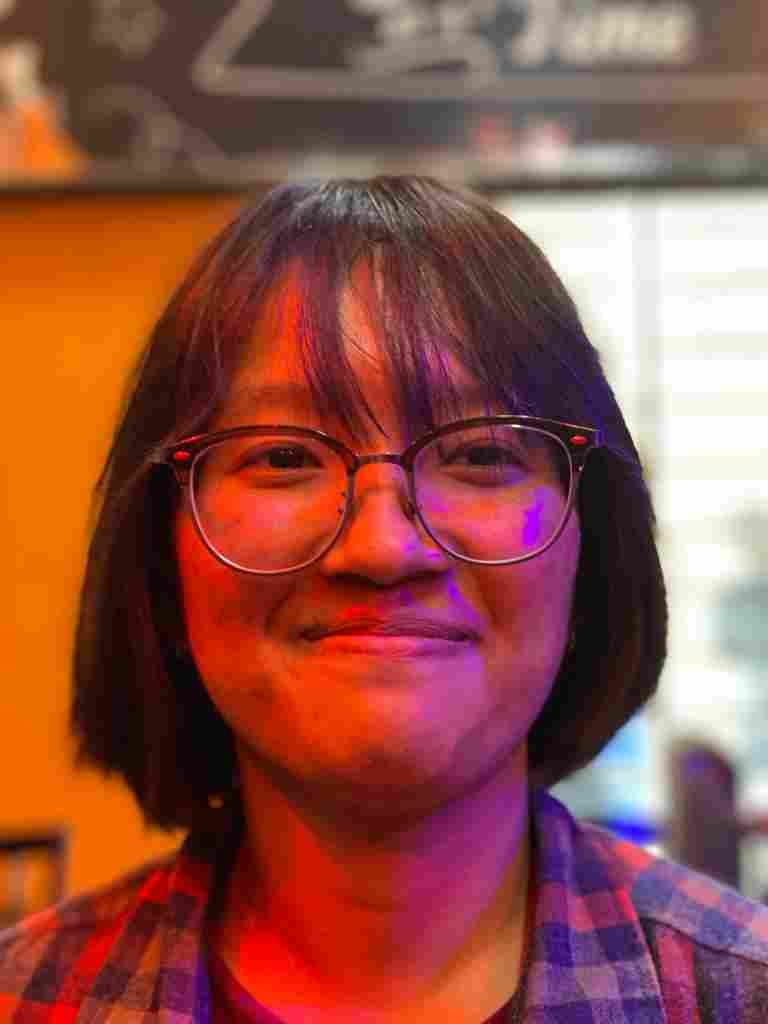
#> input picture Week 2/Basic CV commands/imageofconcern2.jpeg, 768 x 1024 px
$ python imageread.py
#> lines starting #> are read from the running program, lines starting #| are printed output that depends on the picture; after the words box and inside, x2 and y2 are one past the last pixel; in counts of white or black regions, pixels touching at a corner belong together
import cv2
import numpy as np

image = cv2.imread("imageofconcern2.jpeg", cv2.IMREAD_GRAYSCALE)
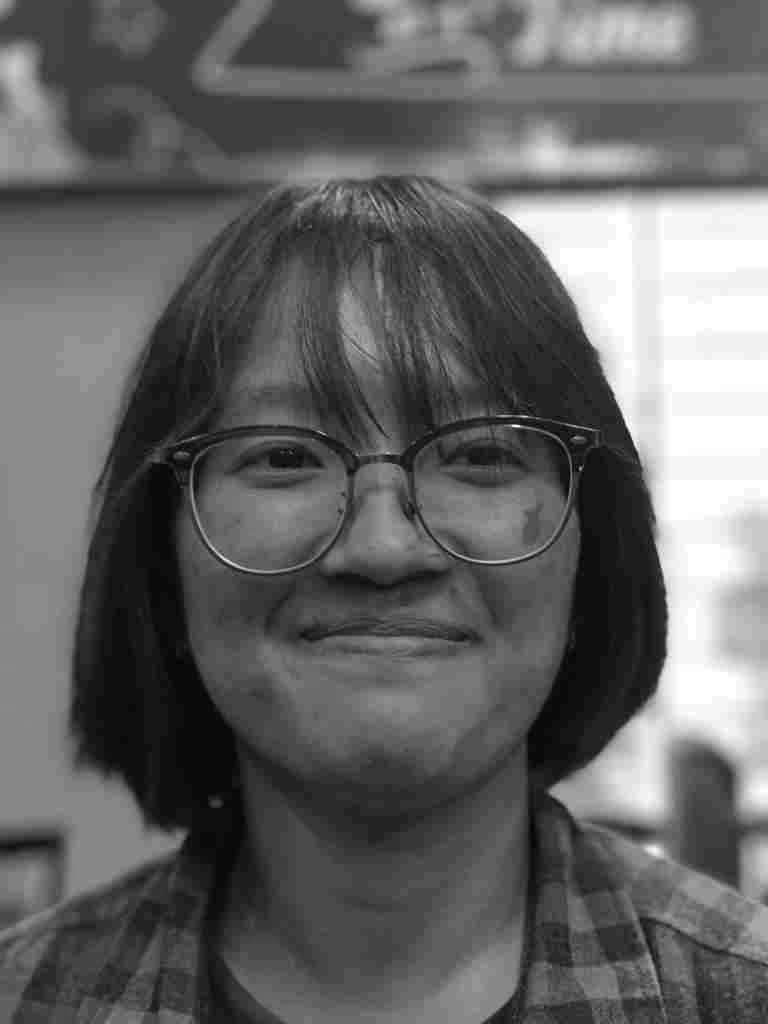
#> image: shape (1024, 768); min 0, max 255, mean 100

dx, dy = image.shape
#> dx = 1024; dy = 768

threshold = np.max(image)/2
#> threshold = 127.5

for i in range(dx):
    for j in range(dy):
        if image[i, j] >= threshold:
            image[i, j] = 255
        elif image[i, j] <= threshold:
            image[i, j] = 0
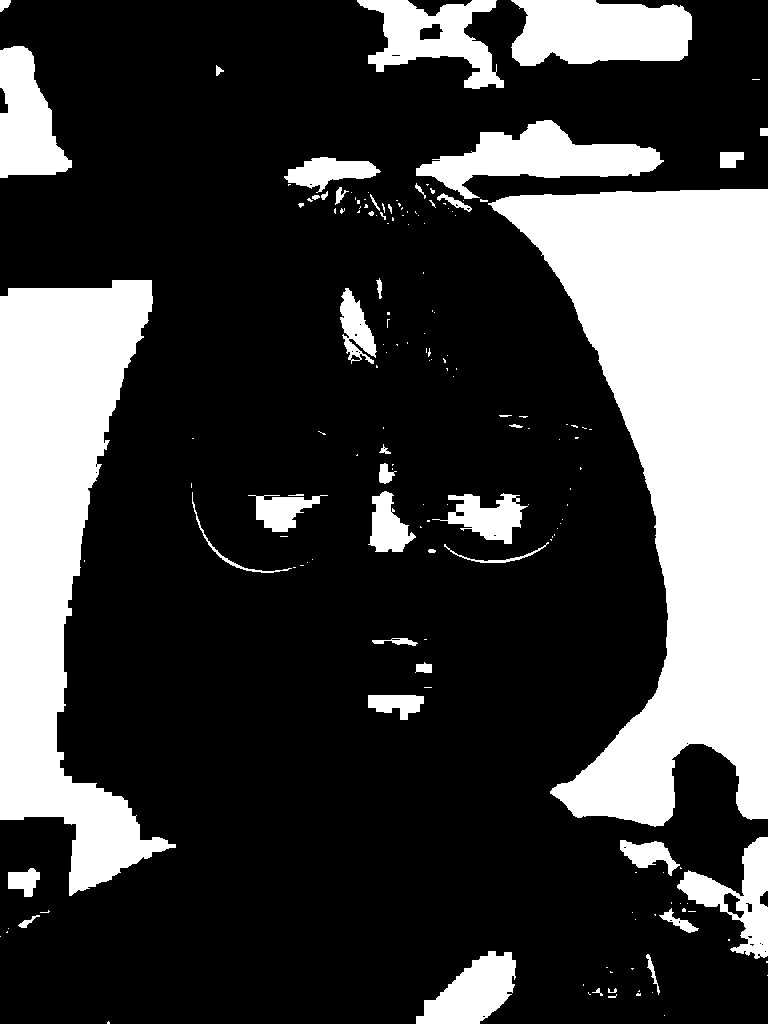
#> image: shape (1024, 768); 25.7% white; 167 white regions (122 under 20 px), largest, box (x1, y1, x2, y2) and area: (488, 189, 768, 827) 93715, (0, 280, 176, 896) 54467, (511, 0, 692, 66) 9958

cv2.imshow("KAYTEE", image)
cv2.imwrite("binaryimage.jpg", image)
cv2.waitKey(0)

$ run again, with Week 2/Basic CV commands/image.png saved as Week 2/Basic CV commands/imageofconcern2.jpeg
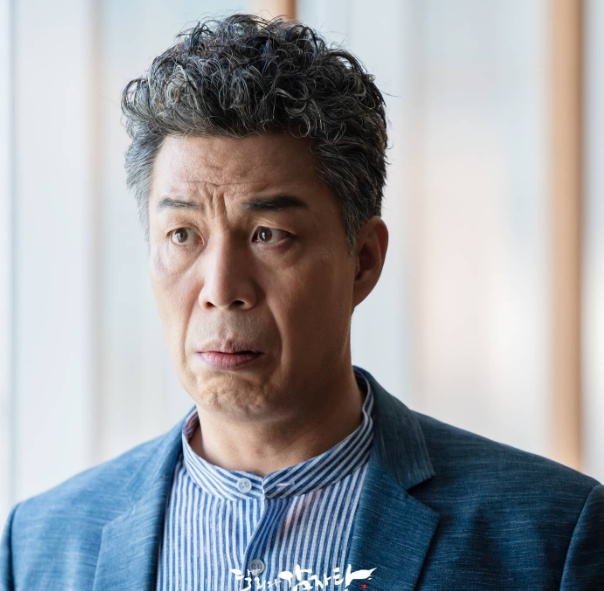
#> input picture Week 2/Basic CV commands/image.png, 604 x 591 px
#> `image = cv2.imread("imageofconcern2.jpeg", cv2.IMREAD_GRAYSCALE)`:
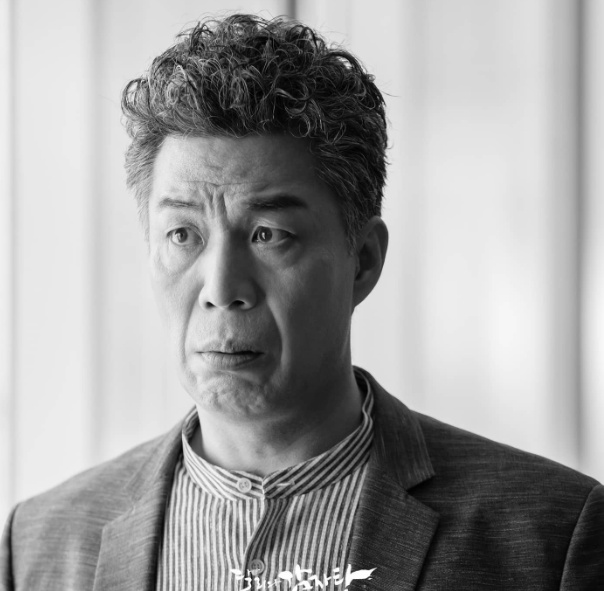
#> image: shape (591, 604); min 0, max 255, mean 158.5
#> threshold = 127.5
#> after the loop `for i in range(dx):`:
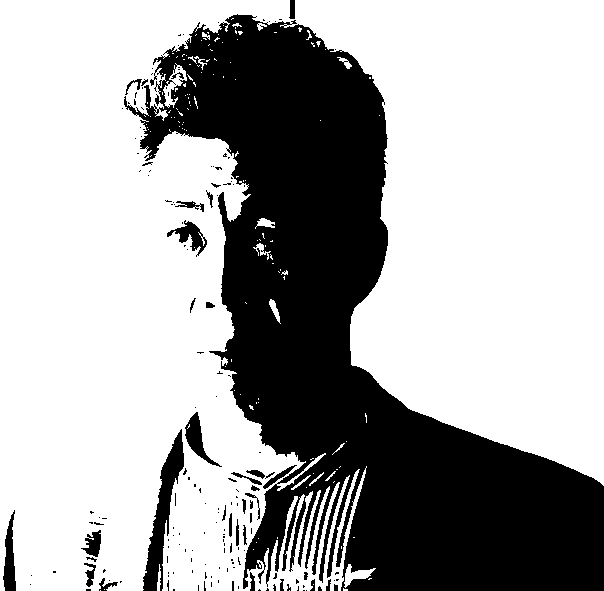
#> image: shape (591, 604); 67.1% white; 173 black regions (136 under 20 px), largest, box (x1, y1, x2, y2) and area: (124, 14, 604, 591) 110782, (143, 429, 184, 591) 2254, (3, 510, 16, 591) 625
